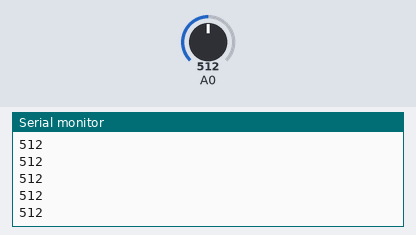
A sketch run on a simulated Arduino Uno, built with avr-gcc and run on an emulated ATmega328P. Shown: the last lines printed to the serial monitor. The test bench sets the inputs (shaded band); at power-on: A0 = 512.

Above: at 1.2 s.
1.3 s: A0 set to 716
At 1.56 s:
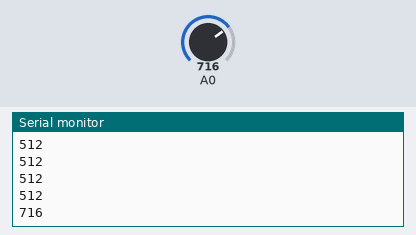
2.8 s: A0 set to 900
At 2.96 s:
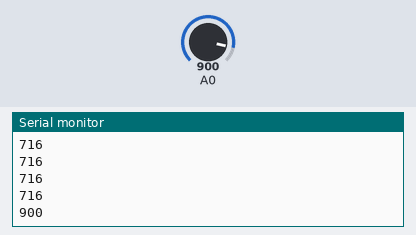
Timing chart, 0 to 5.8 s (numbered marks = the images above; inputs shaded):
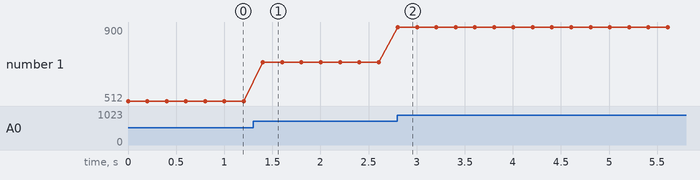

The sketch:

tcrt5000.ino
```cpp
int input = 0;

void setup() {
  // put your setup code here, to run once:
  pinMode(0, INPUT);
  Serial.begin(9600);
}

void loop() {
  // put your main code here, to run repeatedly:
  Serial.println(analogRead(0));
  delay(200);
}
```

Measured:
- after the input at 1.3 s, the serial monitor: prints a new line after 0.10 s (image 1)
- after the input at 2.8 s, the serial monitor: prints a new line at once (image 2)
- plotted number 1: 512 → 716 after the input at 1.3 s, 716 → 900 after the input at 2.8 s
